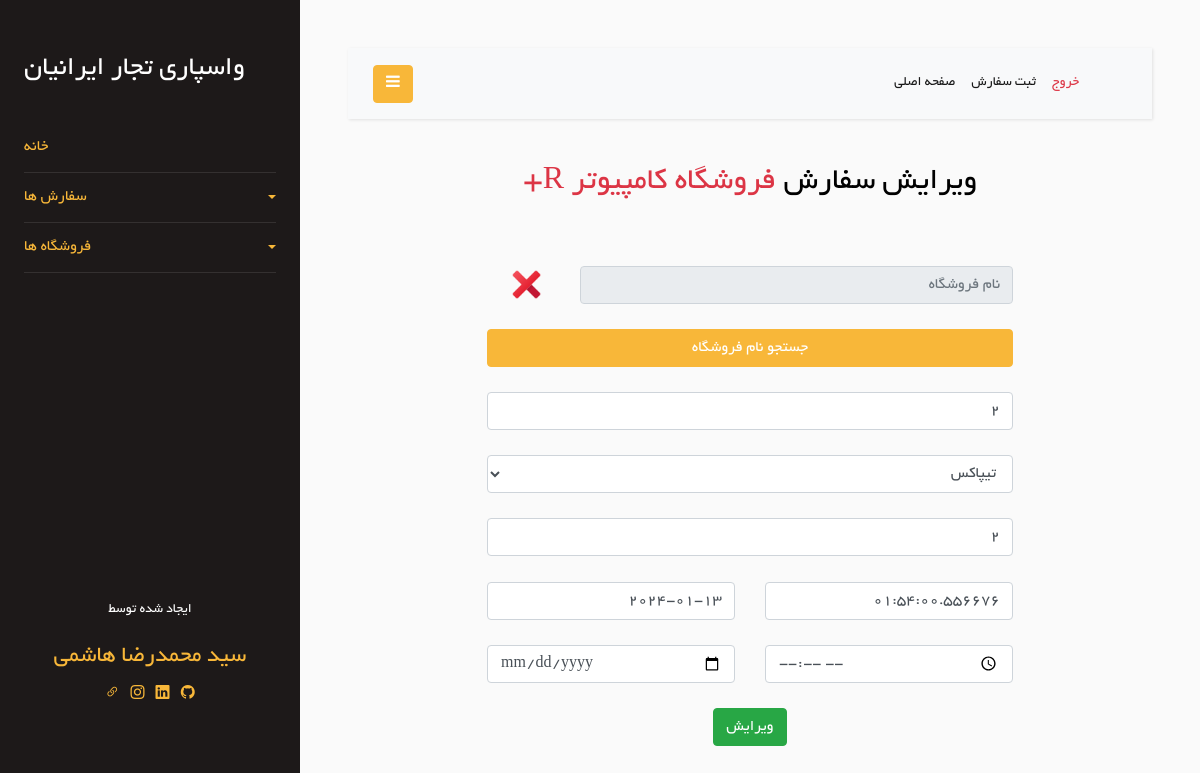
/Order/update_order/140 (signed in), run on the app's committed database.
### Order/models.py (models this page shows)
class Order(models.Model):
    store = models.ForeignKey(Store, on_delete=models.CASCADE)
    order_number = models.TextField(blank=True, null=True)
    shipping_method = models.ForeignKey(ShippingMethod, on_delete=models.CASCADE, null=True, blank=True)
    date = models.DateField(null=True, blank=True)
    time = models.TimeField(null=True, blank=True)
    document_defects = models.CharField(max_length=200, blank=True, null=True)
    is_delete = models.BooleanField(default=False)
    class Meta:
        verbose_name = "Order"

### Store/models.py (models this page shows, shortened)
class Store(models.Model):
    store_name = models.CharField(max_length=100)
    is_active = models.BooleanField(default=True)
    is_delete = models.BooleanField(default=False)
    class Meta:
        db_table = 'Store'

### Order/views.py (the view)
# urls.py: path('update_order/<int:order_id>', views.UpdateOrderView.as_view(), name='update_order'),
@method_decorator(login_required, name='dispatch')
class UpdateOrderView(View):
    def get(self, request: HttpRequest, order_id):
        current_order: Order = Order.objects.filter(id=order_id).first()
        print(current_order.order_number)
        edit_form = UpdateOrderForm(instance=current_order)
        context = {
            'edit_form': edit_form,
            'current_order': current_order,
        }
        return render(request, 'Order/update-order.html', context)

### Order/forms.py
class UpdateOrderForm(forms.ModelForm):
    class Meta:
        model = Order
        fields = ['order_number', 'shipping_method', 'document_defects', 'date', 'time']
        widgets = {
            'order_number': forms.NumberInput(attrs={
                'class': 'form-control',
                'placeholder': 'قیمت'
            }),
            'shipping_method': forms.Select(attrs={
                'class': 'form-control',
                'placeholder': 'روش ارسال',
            }),
            'document_defects': forms.TextInput(attrs={
                'class': 'form-control',
                'placeholder': 'نقص مدارک',
            }),
            'date': forms.DateInput(attrs={
                'class': 'form-control',
                'placeholder': 'تاریخ',
            }),
            'time': forms.TextInput(attrs={
                'class': 'form-control',
                'placeholder': 'ساعت',
            }),
        }

### Order/models.py (called while the page is built)
    def __str__(self):
        return self.fa_name

### Order/templates/Order/update-order.html (shortened to what this page needs)
{% extends 'base/layout.html' %}
{% load static %}
{% block header-link %}
    <link rel="stylesheet" href="{% static 'css/Order/add-order-style.css' %}"/>
{% endblock %}
{% block mian %}
    <div class="row text-center">
        <div class="col-md-2"></div>
        <div class="col-md-8">
            <h2>ویرایش سفارش <span class="text-danger">{{ current_order.store.store_name }}</span></h2>
            <br/>
            <form method="post" action="#">
                <br/>
                <div class="row">
                    <div class="col-10">
                        <input type="text" placeholder="نام فروشگاه" class="form-control" readonly id="fake_store_id_input" required>
                    </div>
                    <div class="col-2 text-right">
                        <button type="button" onclick="remove_from_input()" id="remove-btn">
                            <img id="remove-icon" src="{% static 'icon/../../../static/icons/icons8-delete-48.png' %}">
                        </button>
                    </div>
                </div>
                <br/>
                <div class="row">
                    <div class="col-12">
                        <button type="button" onclick="show_stores()" class="btn btn-primary" id="search-btn">جستجو نام فروشگاه</button>
                    </div>
                </div>
                <br/>
                <div class="row">
                    <div class="col-12">
                        {{ edit_form.order_number }}
                    </div>
                </div>
                <br/>
                <div class="row">
                    <div class="col-12">
                        {{ edit_form.shipping_method }}
                    </div>
                </div>
                <br/>
                <div class="row">
                    <div class="col-12">
                        {{ edit_form.document_defects }}
                    </div>
                </div>
                <br/>
                <div class="row">
                    <div class="col-6">
                        {{ edit_form.time }}
                    </div>
                    <div class="col-6">
                        {{ edit_form.date }}
                    </div>
                </div>
                <br/>
                <div class="row">
                    <div class="col-6">
                        <input type="time" class="form-control"/>
                    </div>
                    <div class="col-6">
                        <input type="date" class="form-control"/>
                    </div>
                </div>
                <br/>
                <button type="submit" class="btn btn-success">ویرایش</button>
            </form>
        </div>
        <div class="col-md-2"></div>
    </div>
{% endblock %}

### Order/static/css/Order/add-order-style.css (style rules this page uses)
#remove-icon { width: 35px; }
#search-btn { width: 100%; }
#remove-btn { border: none; background-color: #fafafa; }
form { direction: rtl; }

### data on the page
Order: store.store_name "فروشگاه کامپیوتر R+", order_number "2", shipping_method "تیپاکس", document_defects "2", time "01:54:00.556676", date "2024-01-13"
